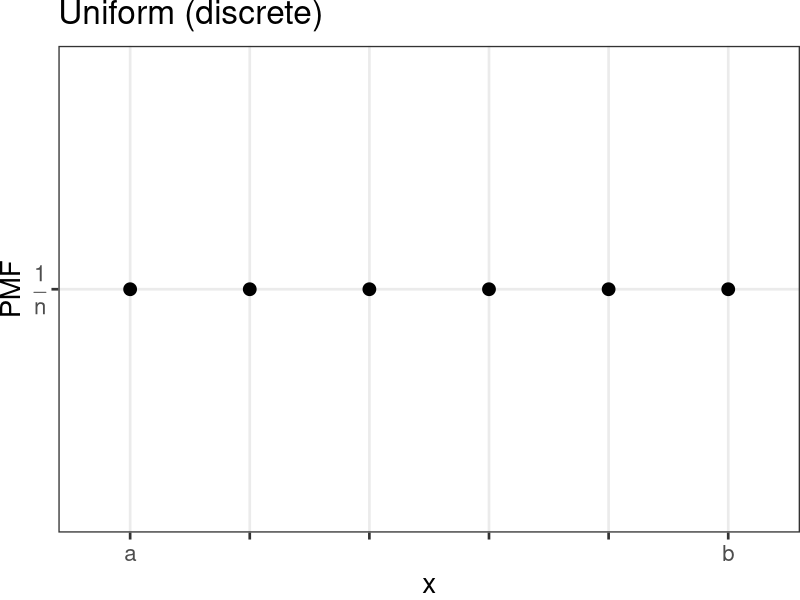
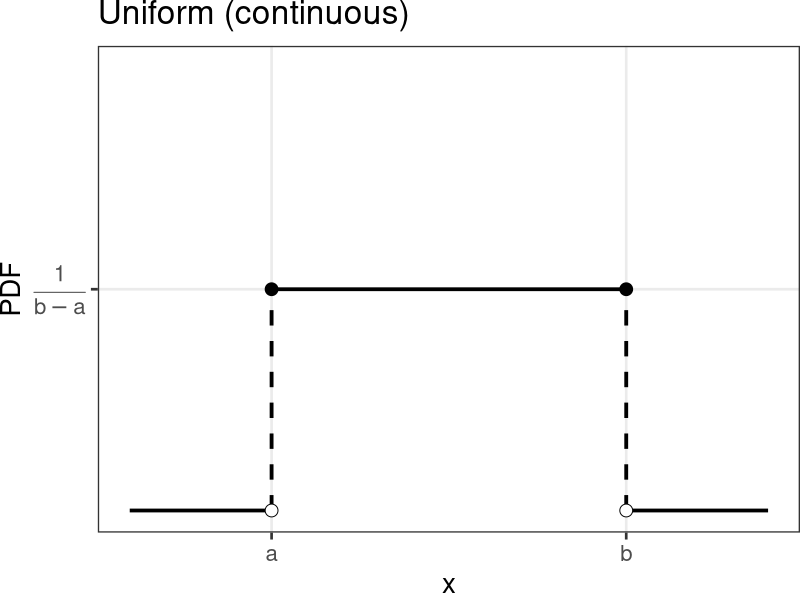
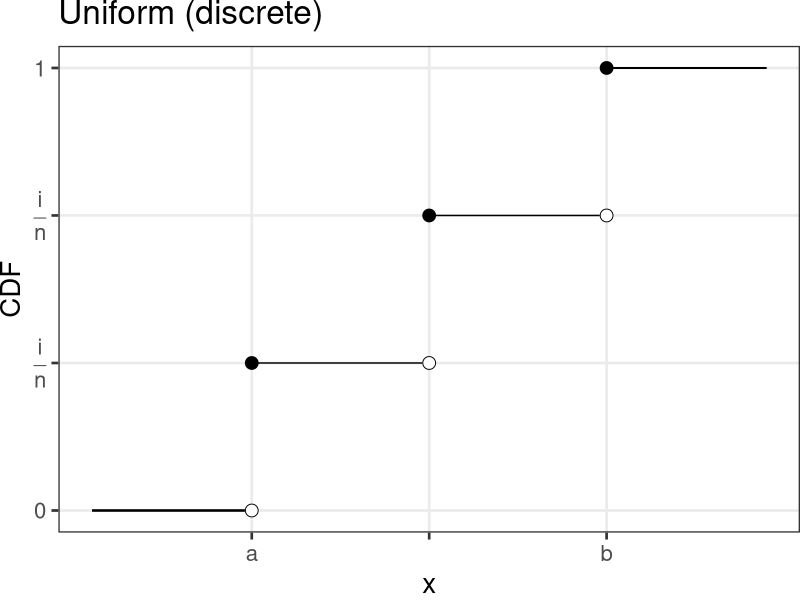
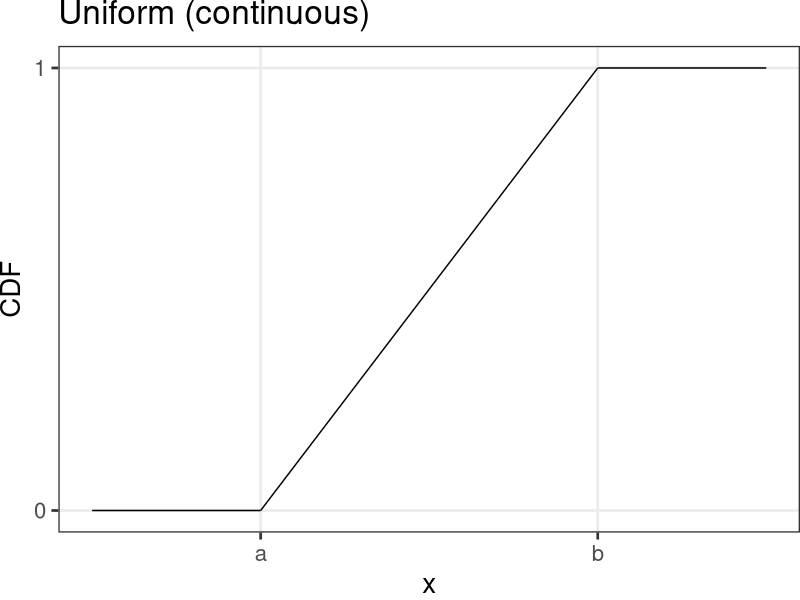
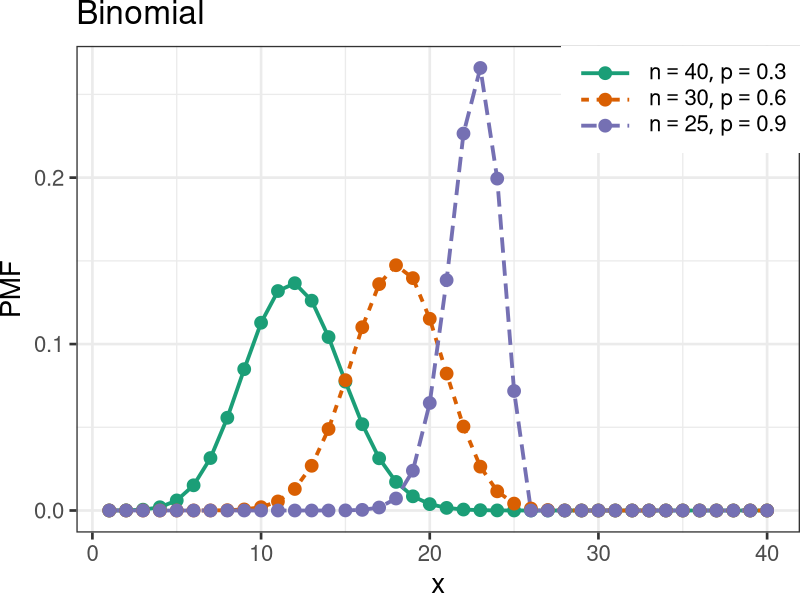
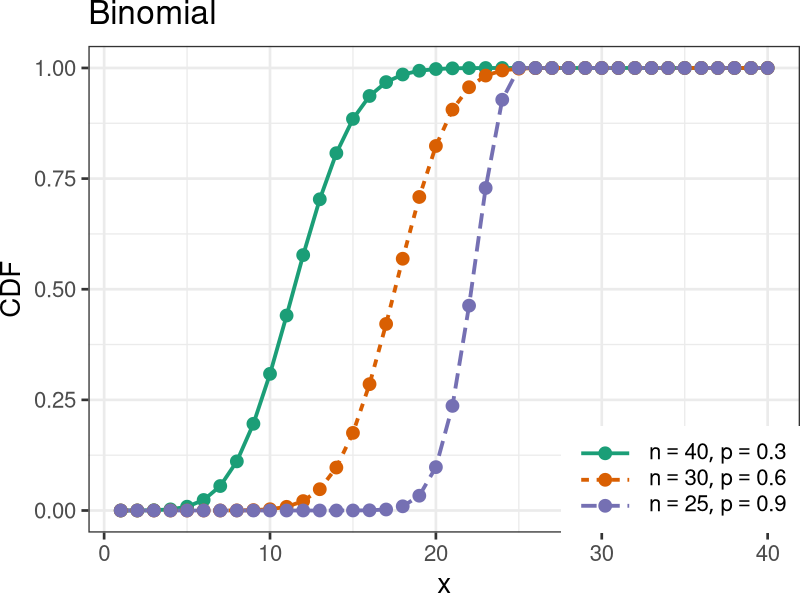
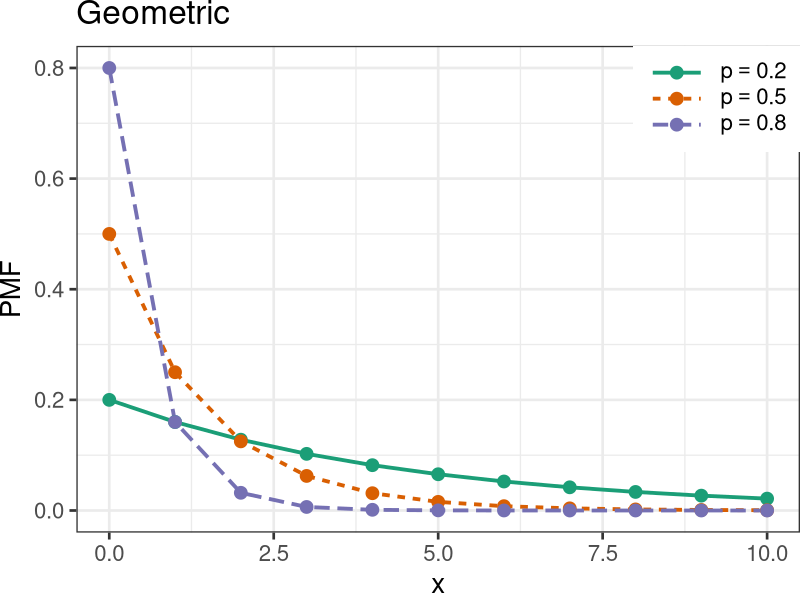
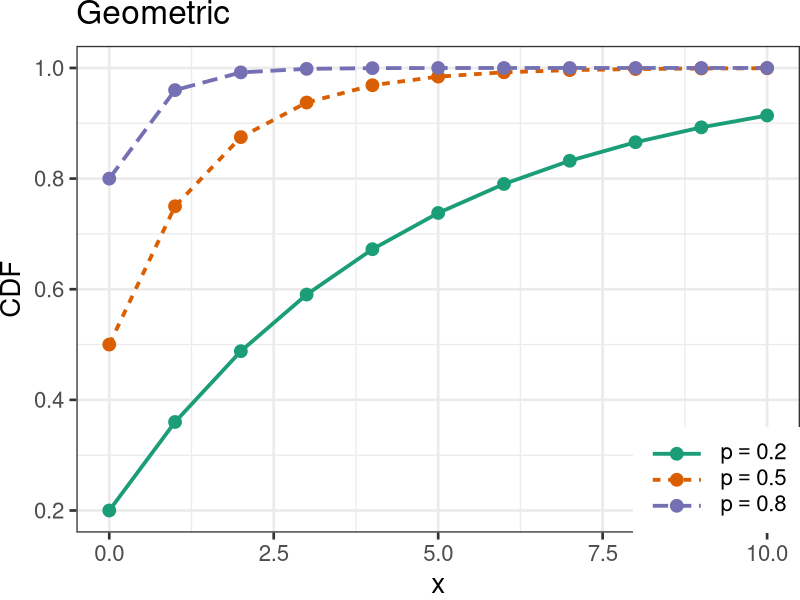

Reproduce these figures in R, in order.
library(ggplot2)
library(reshape2)
library(grid)
library(RColorBrewer)
library(VGAM) # [dp]pareto

line_width = 1.3
point_size = 4
theme_set(theme_bw(base_size=20))
theme_update(legend.key=element_rect(colour="white"),
             legend.key.width=unit(3, "lines"),
             plot.margin=unit(rep(0, 4), "lines"))

# FIXME: is it possible to move this statement into theme_update?
scale_color_discrete = function(...) scale_color_brewer(..., palette="Dark2")


# --------------------------------------------------------------------------- #

make.dist.fn <- function(mode, dist) {
  if (mode == "cdf")
    eval(parse(text=paste("p", dist, sep="")))
  else if (mode == "pdf" || mode == "pmf")
    eval(parse(text=paste("d", dist, sep="")))
  else
    stop("invalid mode: must be 'cdf' or 'pdf/pmf'")
}

make.data <- function(mode, dist, theta, xseq) {
  dist.fn <- make.dist.fn(mode, dist)
  unary <- function(...) function(x) dist.fn(x, ...)
  data.fns <- apply(theta, 1, function(x) do.call(unary, as.list(t(x))))
  values <- data.frame(sapply(data.fns, function(f) f(xseq)))
  cbind(x=xseq, values)
}

plot.dist <- function(xseq, theta, dist, mode, title, lab.fn) {
  values <- make.data(mode, dist, theta, xseq)
  molten <- melt(values, 1)
  labels <- apply(theta, 1, function(x) do.call(lab.fn, as.list(t(x))))
  p <- ggplot(molten, aes(x=x, y=value, color=variable, linetype=variable)) +
    ggtitle(title) +
    ylab(toupper(mode)) +
    scale_color_discrete(labels=labels) +
    scale_linetype_discrete(labels=labels)
  
  # We position the legend for CDFs bottom-right and for P[MD]Fs top-right.
  if (mode == "cdf")
    p <- p + theme(legend.title=element_blank(),
                   legend.justification=c(1, 0),
                   legend.position=c(1, 0))
  else
    p <- p + theme(legend.title=element_blank(),
                   legend.justification=c(1, 1),
                   legend.position=c(1, 1))
  p
}

plot.discrete <- function(from, to, ...) {
  xseq <- seq(from, to)
  plot.dist(xseq, ...) +
    geom_line(size=line_width) +
    geom_point(size=point_size)
}

plot.continuous <- function(from, to, ...) {
  xseq <- seq(from, to, by=0.01)
  plot.dist(xseq, ...) +
    geom_line(size=line_width)
}
# --------------------------------------------------------------------------- #

plot.uniform.cdf.discrete <- function() {
  xseq <- 3:7
  x <- melt(as.data.frame(cbind(xseq, ecdf(xseq)(xseq))), 1)
  ggplot(x, aes(x=xseq, y=value)) +
    geom_point(size=point_size) +
    geom_segment(aes(x=xseq, y=value, xend=xseq+1, yend=value)) +
    geom_segment(aes(x=3.1, y=0.2, xend=4, yend=0.2)) +
    geom_segment(aes(x=6, y=0.8, xend=6.9, yend=0.8)) +
    geom_point(aes(x=xseq+1), size=point_size, color="white", shape=19) +
    geom_point(aes(x=xseq+1), size=point_size, shape=1) +
    ggtitle("Uniform (discrete)") +
    labs(x="x", y="CDF") +
    theme(panel.grid.minor=element_blank()) +
    scale_x_continuous(name="x", limits=c(3.1, 6.9), breaks=4:6,
                       labels=c("a", "", "b")) +
    scale_y_continuous(name="CDF", limits=c(0.2, 0.8),
                       breaks=c(0.2, 0.4, 0.6, 0.8),
                       labels=c(0, expression(frac(i, n)),
                                expression(frac(i, n)), 1.0))
}

plot.uniform.cdf.continuous <- function() {
  x <- as.data.frame(rbind(c(0,0,2,0), c(2,0,6,1), c(6,1,8,1)))
  ggplot(x) +
    geom_segment(aes(x=V1, y=V2, xend=V3, yend=V4)) +
    ggtitle("Uniform (continuous)") +
    labs(x="x", y="CDF") +
    theme(panel.grid.minor=element_blank()) +
    scale_x_continuous(breaks=c(2,6), labels=c("a", "b")) +
    scale_y_continuous(limits=0:1, breaks=0:1, labels=0:1)
}

plot.uniform.pmf <- function() {
  xseq <- 3:8
  ggplot(data.frame(x0=factor(xseq), x1=xseq, y0=0, y1=0.5)) +
    aes(x=x0, y=y1) +
    geom_point(size=point_size) +
    #    geom_segment(aes(x=x1, xend=x1, y=y0, yend=y1), linetype="dashed") +
    labs(title="Uniform (discrete)") +
    theme(panel.grid.minor=element_blank()) +
    scale_x_discrete(name="x",
                     breaks=xseq,
                     limits=1:10,
                     labels=c("a", rep("", length(xseq)-2), "b")) +
    scale_y_continuous(name="PMF",
                       breaks=0.5,
                       limits=0:1,
                       labels=expression(frac(1, n)))
}

plot.uniform.pdf <- function() {
  solid <- data.frame(x0=c(1, 3,   8),
                      x1=c(3, 8,  10),
                      y0=c(0, 0.5, 0),
                      y1=c(0, 0.5, 0))
  dashed <- data.frame(x0=c(solid[1,2], solid[3,1]),
                       x1=c(solid[1,2], solid[2,2]),
                       y0=c(solid[1,3], solid[3,3]),
                       y1=c(solid[2,3], solid[2,4]))
  filled <- data.frame(x=c(solid[2,1], solid[3,1]),
                       y=c(solid[2,3], solid[2,3]))
  hollow <- data.frame(x=c(solid[2,1], solid[3,1]),
                       y=c(solid[1,3], solid[3,3]))
  
  ggplot(solid) +
    geom_segment(aes(x=x0, xend=x1, y=y0, yend=y1), size=line_width) +
    geom_segment(data=dashed,
                 aes(x=x0, xend=x1, y=y0, yend=y1),
                 size=line_width,
                 linetype="dashed") +
    geom_point(data=filled, aes(x=x, y=y), size=point_size) +
    geom_point(data=hollow, aes(x=x, y=y), size=point_size, shape=21,
               fill="white") +
    theme(panel.grid.minor=element_blank()) +
    ggtitle("Uniform (continuous)") +
    scale_x_continuous(name="x",
                       breaks=c(solid[1,2], solid[3,1]),
                       limits=c(solid[1,1], solid[3,2]),
                       labels=c("a", "b")) +
    scale_y_continuous(name="PDF",
                       breaks=solid[2,3],
                       limits=0:1,
                       labels=expression(frac(1, b-a)))
}

# --------------------------------------------------------------------------- #

plot.binomial = function(mode, xmin=1, xmax=40,
                         theta=data.frame(n=c(40, 30, 25), p=c(0.3, 0.6, 0.9)),
                         title="Binomial") {
  lab.fn <- function(x, y) substitute(list(n==i, p==j), list(i=x, j=y))
  plot.discrete(xmin, xmax, theta, "binom", mode, title, lab.fn)
}

plot.geometric <- function(mode, xmin=0, xmax=10,
                           theta=data.frame(p=c(0.2, 0.5, 0.8)),
                           title="Geometric") {
  lab.fn <- function(x) substitute(p==i, list(i=x))
  plot.discrete(xmin, xmax, theta, "geom", mode, title, lab.fn)
}

plot.poisson <- function(mode, xmin=0, xmax=20,
                         theta=data.frame(lambda=c(1,4,10)),
                         title="Poisson") {
  lab.fn <- function(x) substitute(lambda==i, list(i=x))
  plot.discrete(xmin, xmax, theta, "pois", mode, title, lab.fn)
}

# --------------------------------------------------------------------------- #

plot.normal <- function(mode, xmin=-5, xmax=5,
                        theta=data.frame(mu=c(0,0,0,-2), s2=c(0.2,1,5,0.5)),
                        title="Normal") {
  lab.fn <- function(x, y) substitute(list(mu==i, sigma^2==j), list(i=x, j=y))
  plot.continuous(xmin, xmax, theta, "norm", mode, title, lab.fn)
}

plot.lognormal <- function(mode, xmin=0, xmax=3,
                           theta=data.frame(mu=c(0,2,0,1/2,1/4,1/8),
                                            s2=c(3,2,1,1,1,1)), title="Log-Normal") {
  lab.fn <- function(x, y) substitute(list(mu==i, sigma^2==j), list(i=x, j=y))
  p <- plot.continuous(xmin, xmax, theta, "lnorm", mode, title, lab.fn)
  if (mode == "cdf")
    p <- p + theme(legend.justification=c(0, 1), legend.position=c(0, 1))
  
  p
}

plot.student <- function(mode, xmin=-5, xmax=5,
                         theta=data.frame(c(1,2,5,Inf)),
                         title=expression(bold("Student\'s") ~ italic(t))) {
  lab.fn <- function(x) {
    if (x == Inf)
      quote(nu==infinity)
    else
      substitute(nu==i, list(i=x))
  }
  
  plot.continuous(xmin, xmax, theta, "t", mode, title, lab.fn)
}

plot.chisquare <- function(mode, xmin=0, xmax=8,
                           theta=data.frame(1:5),
                           title=expression(chi^2)) {
  lab.fn <- function(x) substitute(k==i, list(i=x))
  plot.continuous(xmin, xmax, theta, "chisq", mode, title, lab.fn)
}

plot.f <- function(mode, xmin=0, xmax=5,
                   theta=data.frame(d1=c(1,2,5,100,100), d2=c(1,1,2,1,100)),
                   title="F") {
  lab.fn <- function(x, y) substitute(list(d[1]==i, d[2]==j), list(i=x, j=y))
  plot.continuous(xmin, xmax, theta, "f", mode, title, lab.fn)
}

plot.exp <- function(mode, xmin=0, xmax=5,
                     theta=data.frame(c(2,1,0.4)),
                     title="Exponential") {
  lab.fn <- function(x) substitute(beta==i, list(i=1/x))
  plot.continuous(xmin, xmax, theta, "exp", mode, title, lab.fn)
}

plot.gamma <- function(mode, xmin=0, xmax=20,
                       theta=data.frame(a=c(1,2,3,5,9), b=c(0.5,0.5,0.5,1,2)),
                       title="Gamma") {
  lab.fn <- function(x, y) substitute(list(alpha==i, beta==j), list(i=x, j=y))
  plot.continuous(xmin, xmax, theta, "gamma", mode, title, lab.fn)
}

dinvgamma <- function(x, shape = 1, rate = 1, scale = 1/rate, log = FALSE) {
  logval <- shape * log(rate) - lgamma(shape) - (shape+1) * log(x) - rate/x
  if (log)
    logval
  else
    exp(logval)
}

pinvgamma <- function(q, shape = 1, rate = 1, scale = 1/rate,
                      lower.tail = TRUE, log.p = FALSE) {
  pgamma(1 / q, shape, rate, scale, !lower.tail, log.p)
}

plot.invgamma <- function(mode, xmin=0, xmax=5,
                          theta=data.frame(a=c(1,2,3,3), b=c(1,1,1,0.5)),
                          title="Inverse Gamma") {
  lab.fn <- function(x, y) substitute(list(alpha==i, beta==j), list(i=x, j=y))
  plot.continuous(xmin, xmax, theta, "invgamma", mode, title, lab.fn)
}

#plot.dirichlet = function()
#{
#  require(MCMCpack)
#
#  a = list(c(6,2,2), c(3,7,5), c(6,2,6), c(2,3,4))
#  seqs = seq(0, 15, by=0.01) # FIXME: choose right input
#  f = function(v) ddirichlet(cbind(seqs, seqs, seqs), v)
#
#  # TODO
#  mapply(f, a, b)
#
#  s = function(k) substitute(list(alpha == i), list(i=a[k]))
#  labs = lapply(1:length(a), s)
#}

plot.beta <- function(mode, xmin=0, xmax=1,
                      theta=data.frame(a=c(0.5,5,1,2,2), b=c(0.5,1,3,2,5)),
                      title="Beta") {
  lab.fn <- function(x, y) substitute(list(alpha==i, beta==j), list(i=x, j=y))
  p <- plot.continuous(xmin, xmax, theta, "beta", mode, title, lab.fn)
  
  if (mode == "cdf")
    p <- p + theme(legend.justification=c(0, 1), legend.position=c(0, 1))
  else
    p <- p + theme(legend.justification=c(0.5, 1), legend.position=c(0.5, 1))
  
  p
}

plot.weibull <- function(mode, xmin=0, xmax=2.5,
                         theta=data.frame(lambda=c(1,1,1,1), k=c(0.5,1,1.5,5)),
                         title="Weibull") {
  lab.fn <- function(x, y) substitute(list(lambda==i, k==j), list(i=x, j=y))
  plot.continuous(xmin, xmax, theta, "weibull", mode, title, lab.fn)
}

plot.pareto <- function(mode, xmin=0.8, xmax=2.5,
                        theta=data.frame(xm=c(1,1,1), a=c(1,2,4)),
                        title="Pareto") {
  lab.fn <- function(x, y) substitute(list(x[m]==i, k==j), list(i=x, j=y))
  plot.continuous(xmin, xmax, theta, "pareto", mode, title, lab.fn)
}

# --------------------------------------------------------------------------- #

store <- function(name, p) {
  ggsave(paste(name, "pdf", sep="."), p)
}

store("uniform-pmf", plot.uniform.pmf())
store("uniform-pdf", plot.uniform.pdf())
store("uniform-cdf-discrete", plot.uniform.cdf.discrete())
store("uniform-cdf-continuous", plot.uniform.cdf.continuous())

store("binomial-pmf", plot.binomial("pmf"))
store("binomial-cdf", plot.binomial("cdf"))
store("geometric-pmf", plot.geometric("pmf"))
store("geometric-cdf", plot.geometric("cdf"))
store("poisson-pmf", plot.poisson("pmf"))
store("poisson-cdf", plot.poisson("cdf"))

store("normal-pdf", plot.normal("pdf"))
store("normal-cdf", plot.normal("cdf"))
store("lognormal-pdf", plot.lognormal("pdf") + ylim(0,1))
store("lognormal-cdf", plot.lognormal("cdf"))
store("student-pdf", plot.student("pdf"))
store("student-cdf", plot.student("cdf"))
store("chisquare-pdf", plot.chisquare("pdf") + ylim(0,1))
store("chisquare-cdf", plot.chisquare("cdf"))
store("f-pdf", plot.f("pdf"))
store("f-cdf", plot.f("cdf"))
store("exponential-pdf", plot.exp("pdf"))
store("exponential-cdf", plot.exp("cdf"))
store("gamma-pdf", plot.gamma("pdf"))
store("gamma-cdf", plot.gamma("cdf"))
store("invgamma-pdf", plot.invgamma("pdf"))
store("invgamma-cdf", plot.invgamma("cdf"))
store("beta-pdf", plot.beta("pdf"))
store("beta-cdf", plot.beta("cdf"))
store("weibull-pdf", plot.weibull("pdf"))
store("weibull-cdf", plot.weibull("cdf"))
store("pareto-pdf", plot.pareto("pdf"))
store("pareto-cdf", plot.pareto("cdf"))
